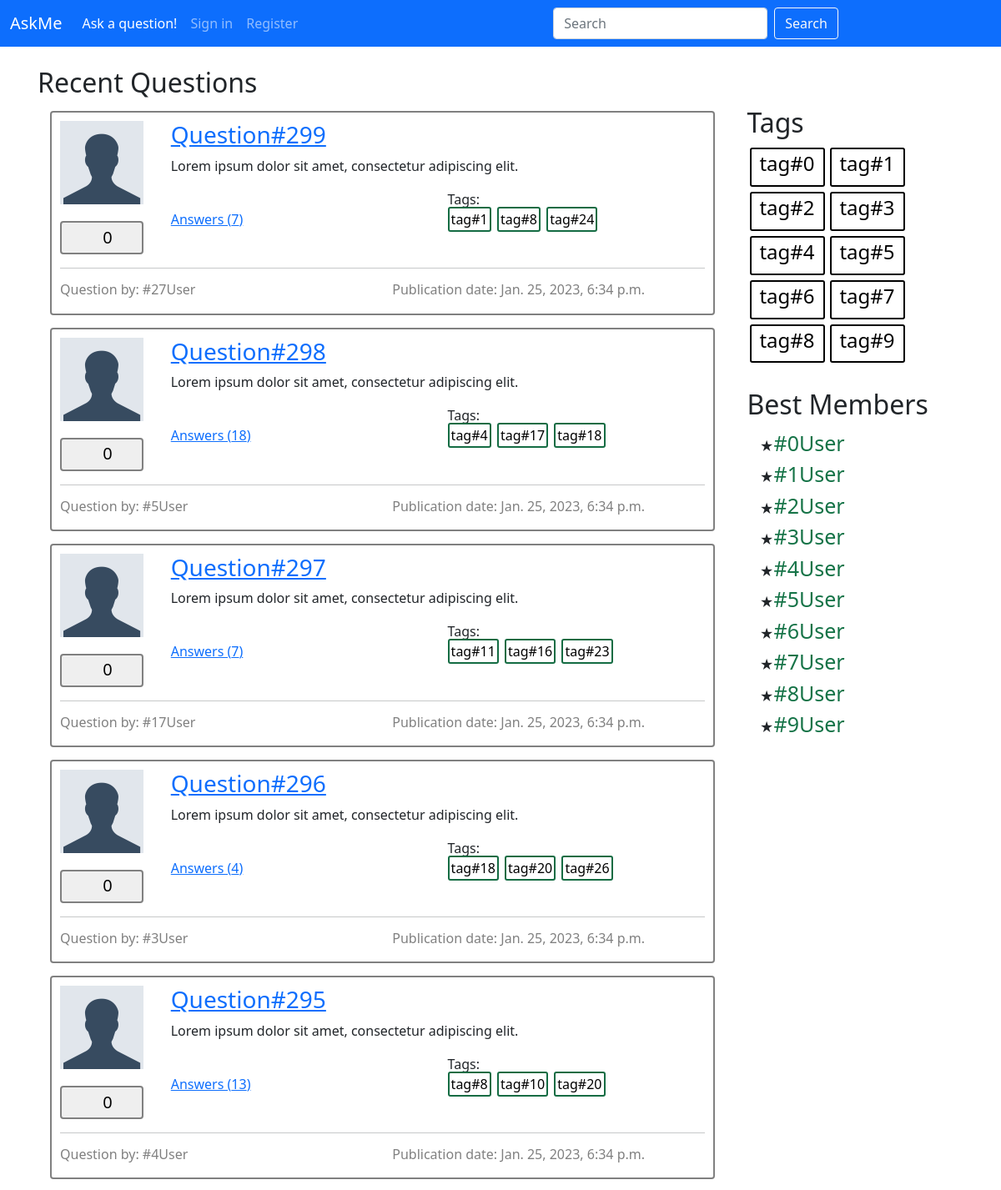
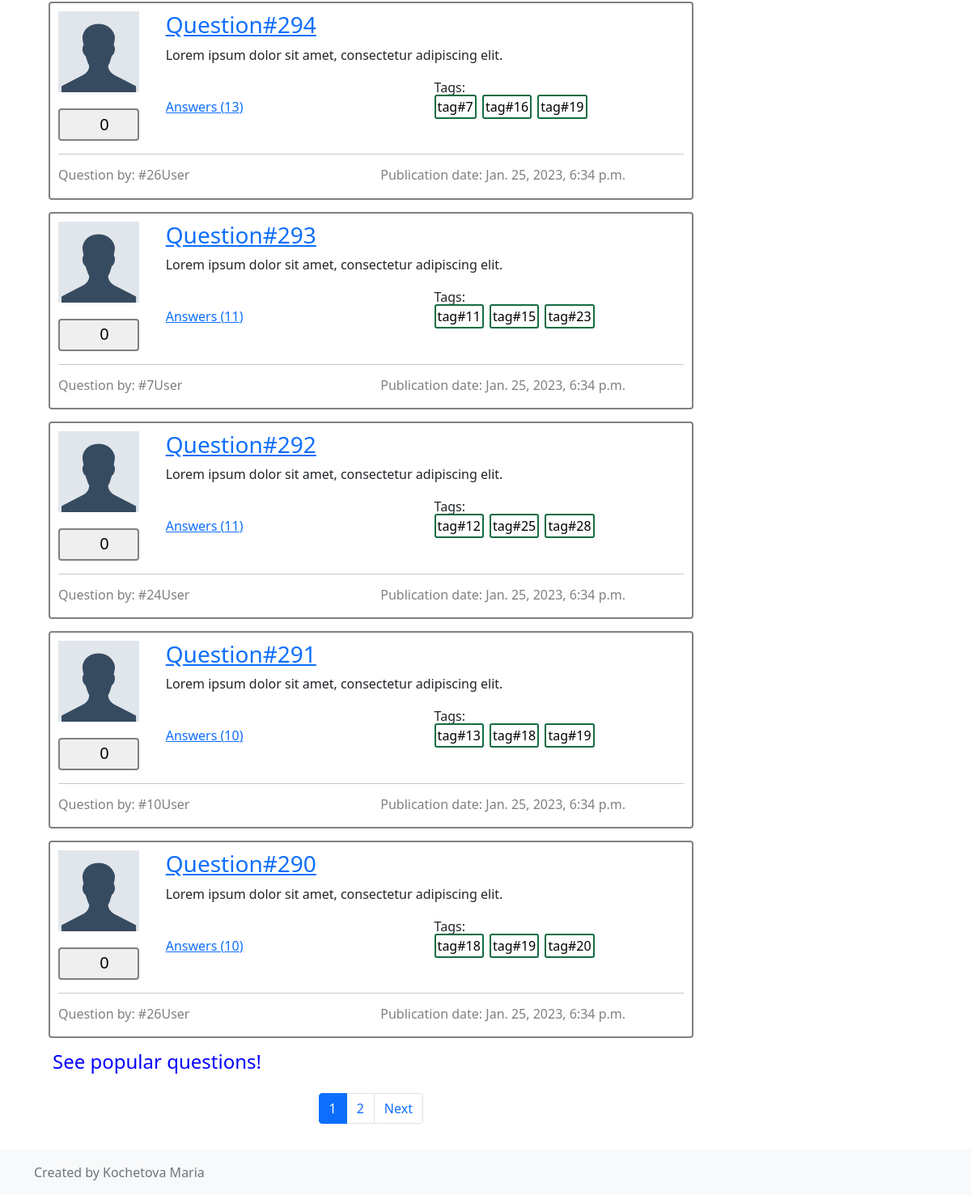
/questions/recent/, run on the app's committed database (2 pictures, top to bottom).
### app/models.py (models this page shows, shortened)
class Question(models.Model):
    objects = QuestionManager()
    author = models.ForeignKey(Profile, null=False, on_delete=models.CASCADE)
    tags = models.ManyToManyField(Tag, blank=True, related_name='questions')
    date = models.DateTimeField(auto_now=True)
    title = models.CharField(max_length=100)
    text = models.TextField(max_length=5000)
    def get_author(self):
        return self.author
    def get_username(self):
        return self.author.user.username
    def get_like_count(self):
        return LikeQ.objects.filter(question_id=self.id).count()
    def get_answer_count(self):
        return Answer.objects.filter(question_id=self.id).count()
    def get_tags(self):
        return self.tags.all()

class Tag(models.Model):
    objects = TagManager()
    title = models.CharField(max_length=30)

class Profile(models.Model):
    objects = ProfileManager()
    user = models.OneToOneField(User, null=True, related_name='profile_related', on_delete=models.CASCADE)
    avatar = models.ImageField(null=True, blank=True, upload_to='profiles/avatars/')
    bio = models.TextField(null=True, blank=True, max_length=100)

### app/views.py (the view)
# urls.py: path('questions/recent/', views.recent, name='recent'),
def recent(request):
    return render(request, 'questions_recent.html', create_content(models.Question.
                                                                   objects.get_recent_questions(), request))

### app/models.py (called while the page is built)
    def get_recent_questions(self):
        return self.all().order_by('-date')

### app/views.py (called while the page is built)
def pagination(objects, request):
    paginator = Paginator(objects, PAGINATION_SIZE)
    page_number = request.GET.get('page')
    page = paginator.get_page(page_number)
    return page

def create_content_right():
    content = {
        "tags": top_tags,
        "users": top_users,
    }
    return content

def create_content(objects, request):
    page = pagination(objects, request)
    content = create_content_right()
    content["content"] = page
    return content

### templates/questions_recent.html
{% extends 'inc/base.html' %}
{% load static %}
{% block content %}
    <h2 class="header-green"> Recent Questions </h2>
    {% for question in content %}
        {% include "inc/single_question.html" %}
    {% endfor %}
    <h4 class="header-green hot_recent_link"><a href="{% url 'hot' %}">See popular questions!</a></h4>
    {% include 'inc/paginator.html' %}
{% endblock content %}

### templates/inc/single_question.html (shortened to what this page needs)
{% load static %}
<div class="question">
    <div class="row">
        <div class="col-2">
            <div class="avatar">
                {% if question.get_author.avatar %}
                    <img src="{{ MEDIA_URL }}{{ question.get_author.avatar.url }}" alt="">
                {% else %}
                    <img src="{% static 'img/default.png' %}" alt="">
                {% endif %}
            </div>
            <button class="counter like_question" data-id="{{ question.id }}">
                <span>{{ question.get_like_count }}</span>
            </button>
        </div>
        <div class="col-10">
            <h3><a class="header-green" href="{% url "single_q" question.id %}">{{ question.title }}</a></h3>
            <p class="question_text">{{ question.text }}</p>
            <div class="row align-items-end question-meta">
                <div class="col mb-5">
                    <a href="{% url "single_q" question.id %}#answers_list"> Answers
                        ({{ question.get_answer_count }})</a>
                </div>
                <div class="col mb-5">
                    <span class="header-green tags_title">Tags: </span>
                    <div>
                        {% for tag in question.get_tags %}
                            <a class="tag_in_question" href="{% url "single_tag" tag.title %}">{{ tag.title }}</a>
                        {% endfor %}
                    </div>
                </div>
            </div>
        </div>
    </div>
    <hr>
    <div class="row">
        <div class="col-6 ">
            <h6><a class="name_by_question" href="{% url "profile" question.author.user.id %}"> Question
                by: {{ question.get_username }}</a></h6>
        </div>
        <div class="col-6">
            <h6 class="pub_date">Publication date: {{ question.date }}</h6>
        </div>
    </div>
</div>

### templates/inc/best_tags_members.html
{% load static %}
<h2 class="mt-5"> Tags </h2>
    <div class="tagcontainer">
        {% for tag in tags %}
           {% include "inc/single_tag.html" %}
        {% endfor %}
    </div>
    <div style="margin-top: 300px">
        <h2 class="members"> Best Members </h2>
        <ul class="members_list">
        {% for user in users %}
            <li><a class="members_list_item" href="{% url "profile" user.user.id %}"> {{user.user.username}}</a></li>
        {% endfor %}
        </ul>
    </div>

### templates/inc/single_tag.html
{% load static %}
<div class="tag">
    <h4><a href ="{% url "single_tag" tag.title %}"> {{ tag.title }}</a> </h4>
</div>

### static/css/main.css (style rules this page uses)
body { background-color: #FFF; }
.question { background-color: white; border: 2px solid gray; border-radius: 4px; margin: 15px; padding: 10px; }
.avatar { height: 100px; width: 100px; margin-bottom: 20px; }
.avatar img { max-width: 100%; height: 100%; width: 100%; object-fit: cover; }
.counter { width: 100px; padding: 5px; border: solid gray 2px; border-radius: 4px; height: 40px; transition: 0.25s; }
.counter span { font-size: 20px; margin-left: 10px; position: relative; top: -10%; }
.question_text { max-height: 190px; min-height: 10px; overflow: hidden; }
.tag_in_question { padding: 2px; margin-right: 3px; margin-bottom: 10px; overflow: hidden; max-width: 10px; border: #146c43 solid 2px; border-radius: 3px; text-decoration: none; color: black; transition: 0.2s; }
.name_by_question { text-decoration: none; color: gray; transition: 0.2s; }
.pub_date { color: gray; }
.question-meta { height: 60px; }
.members { margin-top:50% }
.tag { background-color: white; min-height: 45px; text-align: center; min-width: 90px; margin: 3px; padding: 3px; border: 2px solid black; border-radius: 3px; float: left; transition: 0.2s; }
.tag a { text-decoration: none; color: black; }
.members_list li::marker { content: "\2605"; size: 10px; margin-right: 5px; }
.members_list_item { text-decoration: none; font-size: 25px; color: #157347; }
.hot_recent_link { margin-left: 20px; }
.hot_recent_link a { text-decoration: none; color: blue; transition: 0.2s; }

### data on the page
Question: get_like_count "0", title "Question#299", text "Lorem ipsum dolor sit amet, consectetur adipiscing elit.", get_answer_count "7", get_username "#27User", date "Jan. 25, 2023, 6:34 p.m."
Tag: title "tag#1"
Tag: title "tag#8"
Tag: title "tag#24"
Question: get_like_count "0", title "Question#298", text "Lorem ipsum dolor sit amet, consectetur adipiscing elit.", get_answer_count "18", get_username "#5User", date "Jan. 25, 2023, 6:34 p.m."
Tag: title "tag#4"
Tag: title "tag#17"
Tag: title "tag#18"
Question: get_like_count "0", title "Question#297", text "Lorem ipsum dolor sit amet, consectetur adipiscing elit.", get_answer_count "7", get_username "#17User", date "Jan. 25, 2023, 6:34 p.m."
Tag: title "tag#11"
Tag: title "tag#16"
Tag: title "tag#23"
Question: get_like_count "0", title "Question#296", text "Lorem ipsum dolor sit amet, consectetur adipiscing elit.", get_answer_count "4", get_username "#3User", date "Jan. 25, 2023, 6:34 p.m."
Tag: title "tag#20"
Tag: title "tag#26"
Question: get_like_count "0", title "Question#295", text "Lorem ipsum dolor sit amet, consectetur adipiscing elit.", get_answer_count "13", get_username "#4User", date "Jan. 25, 2023, 6:34 p.m."
Tag: title "tag#10"
Question: get_like_count "0", title "Question#294", text "Lorem ipsum dolor sit amet, consectetur adipiscing elit.", get_answer_count "13", get_username "#26User", date "Jan. 25, 2023, 6:34 p.m."
Tag: title "tag#7"
Tag: title "tag#19"
Question: get_like_count "0", title "Question#293", text "Lorem ipsum dolor sit amet, consectetur adipiscing elit.", get_answer_count "11", get_username "#7User", date "Jan. 25, 2023, 6:34 p.m."
Tag: title "tag#15"
Question: get_like_count "0", title "Question#292", text "Lorem ipsum dolor sit amet, consectetur adipiscing elit.", get_answer_count "11", get_username "#24User", date "Jan. 25, 2023, 6:34 p.m."
Tag: title "tag#12"
Tag: title "tag#25"
Tag: title "tag#28"
Question: get_like_count "0", title "Question#291", text "Lorem ipsum dolor sit amet, consectetur adipiscing elit.", get_answer_count "10", get_username "#10User", date "Jan. 25, 2023, 6:34 p.m."
Tag: title "tag#13"
Question: get_like_count "0", title "Question#290", text "Lorem ipsum dolor sit amet, consectetur adipiscing elit.", get_answer_count "10", get_username "#26User", date "Jan. 25, 2023, 6:34 p.m."
Tag: title "tag#0"
Tag: title "tag#2"
Tag: title "tag#3"
Tag: title "tag#5"
Tag: title "tag#6"
Tag: title "tag#9"
Profile: user.username "#0User"
Profile: user.username "#1User"
Profile: user.username "#2User"
Profile: user.username "#3User"
Profile: user.username "#4User"
Profile: user.username "#5User"
Profile: user.username "#6User"
Profile: user.username "#7User"
Profile: user.username "#8User"
Profile: user.username "#9User"

### other printed values
{{ content.number }} "1"
{{ content.next_page_number }} "2"
